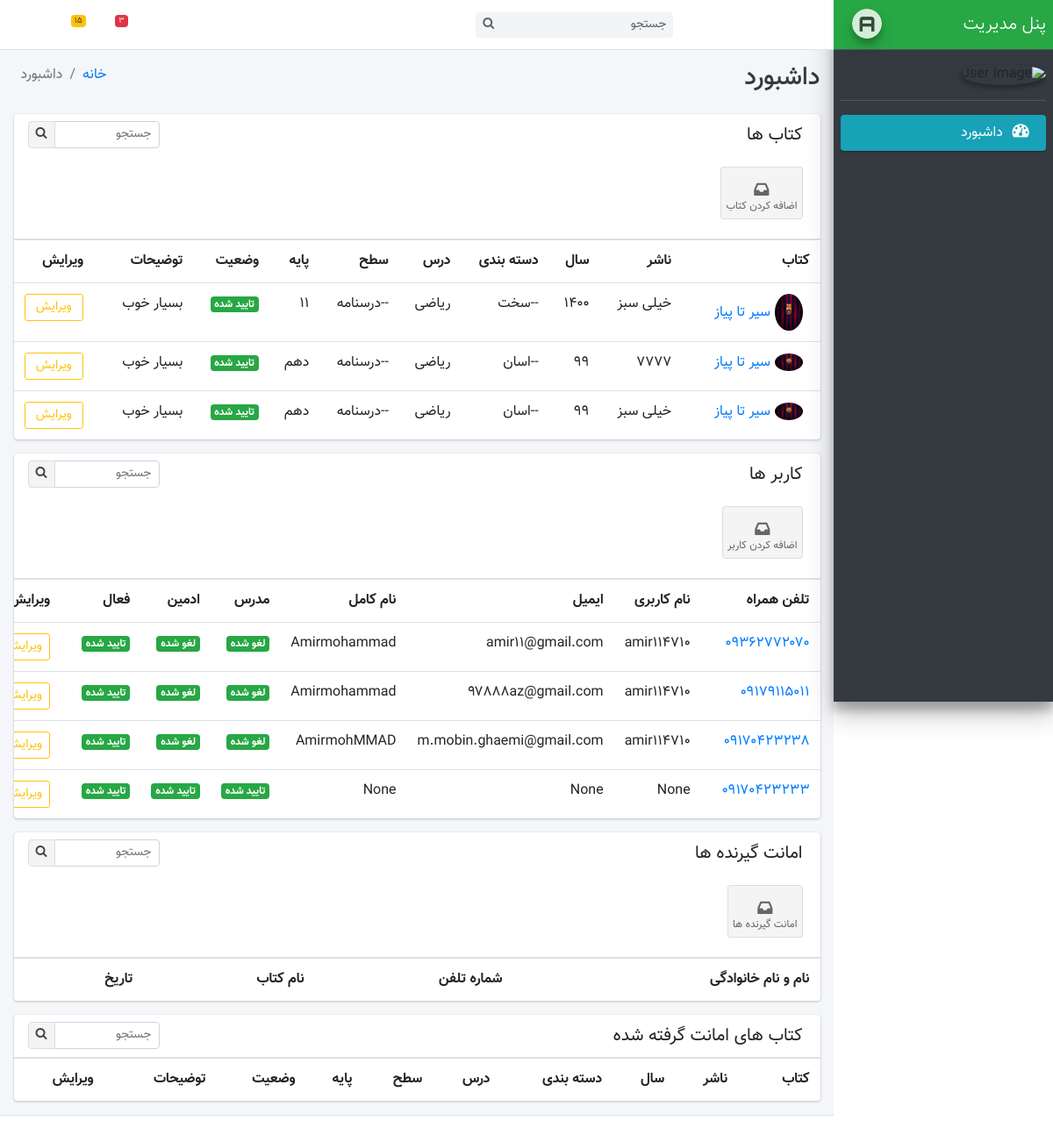
The page / on the database its author committed.
### Library/models.py (models this page shows, shortened)
class Book(models.Model):
    title = models.CharField(max_length=250 , null=True , verbose_name='نام کتاب')
    content = models.TextField(null=True , verbose_name='توضیحات')
    created_at = models.IntegerField(null=True , verbose_name='سال انتشار')
    category = models.ManyToManyField(Category , related_name='books_category' , null=True , verbose_name='نوع کتاب')
    leason = models.ForeignKey(Leason , on_delete=models.CASCADE , related_name='books_leason' , null=True , verbose_name='درس')
    type = models.ManyToManyField(Type , related_name='books_type' , null=True , verbose_name=' سطح')
    publisher = models.CharField(max_length=450 , null=True , verbose_name='ناشر')
    the_author = models.TextField(null=True , verbose_name='مولفان')
    educational_base = models.CharField(max_length=350 , null=True , verbose_name='پایه تحصیلی')
    users = models.ManyToManyField(User , related_name='books_user' , null=True , verbose_name='کاربران')
    image = models.FileField(upload_to='book/image' , blank=True , null=True , verbose_name='تصویر کتاب')
    status = models.BooleanField(default=True , verbose_name='موجودی')
    browssing = models.BooleanField(default=False , verbose_name='امانت')
    created = models.DateTimeField(auto_now_add=True)
    class Meta:
        ordering = ('-created',)
        verbose_name = 'کتاب'
        verbose_name_plural = 'کتاب ها '

class Category(models.Model):
    title = models.CharField(max_length=250 , null=True , verbose_name='نام دسته بندی')
    created = models.DateTimeField(auto_now_add=True)
    class Meta:
        ordering = ('-created',)
        verbose_name = 'دسته بندی'
        verbose_name_plural = 'دسته بندی ها'

class Leason(models.Model):
    title = models.CharField(max_length=350 , null=True , verbose_name='نام درس')
    created = models.DateField(auto_now_add=True)
    class Meta:
        ordering = ('-created',)
        verbose_name = 'درس'
        verbose_name_plural = 'درس ها'

class Type(models.Model):
    title = models.CharField(max_length=350 , null=True , verbose_name='نوع کتاب')
    created = models.DateField(auto_now_add=True)
    class Meta:
        ordering = ('-created',)
        verbose_name = 'نوع کتاب'
        verbose_name_plural = 'نوع کتاب ها'

### account/models.py (models this page shows, shortened)
class User(AbstractBaseUser, PermissionsMixin):
    email = models.EmailField(unique=True, blank=True, null=True)
    username = models.CharField(max_length=350 , null=True)
    full_name = models.CharField(max_length=80 , null=True)
    phone_number = models.CharField(max_length=11, unique=True)
    password_copy = models.TextField(null=True , blank=True)
    is_active = models.BooleanField(default=True)
    is_admin = models.BooleanField(default=False)
    otp = models.CharField(max_length=4, blank=True, null=True)
    objects = UserManager()
    date_added = models.DateField(auto_now_add=True , null=True)
    USERNAME_FIELD = 'phone_number'
    REQUIRED_FIELDS = []
    @property
    def is_staff(self):
        return self.is_admin
    class Meta:
        ordering = ('-date_added',)
        verbose_name = 'کاربر'
        verbose_name_plural = 'کاربرها'

### Library/views.py (the view)
# urls.py: path('' , IndexView.as_view() , name='main'),
class IndexView(TemplateView):
    template_name = 'Library/index.html'
    def get_context_data(self, **kwargs):
        context = super().get_context_data(**kwargs)
        context['books'] = Book.objects.all()
        context['users'] = User.objects.all()
        context['browsing_book'] = Borrowingbook.objects.all()
        context['borrowing_books'] = Book.objects.filter(browssing=True)
        return context

### Library/templates/Library/index.html (shortened to what this page needs)
{% extends 'base.html' %}
{% load static %}
{% block content %}
<div class="content-wrapper">
<div class="content-header">
    <div class="container-fluid">
    <div class="row mb-2">
        <div class="col-sm-6">
        <h1 class="m-0 text-dark">داشبورد</h1>
        </div>
        <div class="col-sm-6">
        <ol class="breadcrumb float-sm-left">
            <li class="breadcrumb-item"><a href="#">خانه</a></li>
            <li class="breadcrumb-item active">داشبورد</li>
        </ol>
        </div>
    </div>
    </div>
</div>
<div class="content">
    <div class="container-fluid">
    <div class="row">
        <div class="col-lg-12">
            <div class="row">
                <div class="col-12">
                    <div class="card">
                    <div class="card-header">
                        <h3 class="card-title">کتاب ها</h3>
                        <br>
                        <a class="btn btn-app" href="{% url 'library:add_book' %}">
                            <i class="fa fa-inbox"></i> اضافه کردن کتاب
                        </a>
                        <br>
                        <div class="card-tools">
                        <form method="GET" action="{% url "library:search" %}" >
                            <div class="input-group input-group-sm" style="width: 150px;">
                                <input type="text" name="q" class="form-control float-right" placeholder="جستجو" value="{% if request.GET.q %}{{ request.GET.q }}{% endif %}" required>
                                <div class="input-group-append">
                                <button type="submit" class="btn btn-default"><i class="fa fa-search"></i></button>
                                </div>
                            </div>
                        </form>
                        </div>
                    </div>
                    <div class="card-body table-responsive p-0">
                        <table class="table table-hover">
                        <tr>
                            <th>کتاب</th>
                            <th>ناشر</th>
                            <th>سال</th>
                            <th>دسته بندی</th>
                            <th>درس</th>
                            <th>سطح</th>
                            <th>پایه</th>
                            <th>وضعیت</th>
                            <th>توضیحات</th>
                            <th>ویرایش</th>
                        </tr>
                        {% for book in books %}
                        <tr>
                            <td>
                                <a href="{% url 'library:book_detail' book.pk %}">
                                    <img src="{{book.image.url}}" alt="Product 1" class="img-circle img-size-32 mr-2">
                                {{book.title}}
                                </a>
                            </td>
                            <td>{{book.publisher}}</td>
                            <td>{{book.created_at}}</td>
                            <td>
                                {% for cate in book.category.all %}
                                --{{cate.title}}
                                {% endfor %}
                            </td>
                            <td>{{book.leason.title}}</td>
                            <td>
                                {% for ty in book.type.all %}
                                --{{ty.title}}
                                {% endfor %}
                            </td>
                            <td>{{book.educational_base}}</td>
                            {% if book.status %}
                            <td><span class="badge badge-success">تایید شده</span></td>
                            {% else %}
                            <td><span class="badge badge-success">لغو شده</span></td>
                            {% endif %}
                            <td>{{book.content}}</td>
                            <td>
                                <a href="{% url 'library:book_edite' book.pk %}">
                                    <button type="button" class="btn btn-block btn-outline-warning btn-sm">ویرایش</button>
                                </a>
                            </td>
                        </tr>
                        {% endfor %}
                        </table>
                    </div>
                    </div>
                    <div class="card">
                        <div class="card-header">
                            <h3 class="card-title">کاربر ها</h3>
                            <br>
                            <a class="btn btn-app" href="{% url 'library:add_user' %}">
                                <i class="fa fa-inbox"></i> اضافه کردن کاربر
                            </a>
                            <br>
                            <div class="card-tools">
                            <form method="GET" action="{% url "library:search_user" %}" >
                                <div class="input-group input-group-sm" style="width: 150px;">
                                    <input type="text" name="q2" class="form-control float-right" placeholder="جستجو" value="{% if request.GET.q %}{{ request.GET.q }}{% endif %}" required>
                                    <div class="input-group-append">
                                    <button type="submit" class="btn btn-default"><i class="fa fa-search"></i></button>
                                    </div>
                                </div>
                            </form>
                            </div>
                        </div>
                        <div class="card-body table-responsive p-0">
                            <table class="table table-hover">
                            <tr>
                                <th>تلفن همراه</th>
                                <th>نام کاربری</th>
                                <th>ایمیل</th>
                                <th>نام کامل</th>
                                <th>مدرس</th>
                                <th>ادمین</th>
                                <th>فعال</th>
                                <th>ویرایش</th>
                            </tr>
                            {% for user in users %}
                            <tr>
                                <td>
                                    <a href="{% url 'library:user_detail' user.pk %}">
                                        {{user.phone_number}}
                                    </a>
                                </td>
                                <td>{{user.username}}</td>
                                <td>{{user.email}}</td>
                                <td>
                                    {{user.full_name}}
                                </td>
                                {% if user.is_staff %}
                                <td><span class="badge badge-success">تایید شده</span></td>
                                {% else %}
                                <td><span class="badge badge-success">لغو شده</span></td>
                                {% endif %}
                                {% if user.is_admin %}
                                <td><span class="badge badge-success">تایید شده</span></td>
                                {% else %}
                                <td><span class="badge badge-success">لغو شده</span></td>
                                {% endif %}
                                {% if user.is_active %}
                                <td><span class="badge badge-success">تایید شده</span></td>
                                {% else %}
                                <td><span class="badge badge-success">لغو شده</span></td>
                                {% endif %}
                                <td>
                                    <a href="{% url 'library:user_edite' user.id %}">
                                        <button type="button" class="btn btn-block btn-outline-warning btn-sm">ویرایش</button>
                                    </a>
                                </td>
                            </tr>
                            {% endfor %}
                            </table>
                        </div>
                    </div>
                    <div class="card">
                        <div class="card-header">
                            <h3 class="card-title">امانت گیرنده ها</h3>
                            <br>
                            <a class="btn btn-app" href="{% url 'library:briwssing_book' %}">
                                <i class="fa fa-inbox"></i> امانت گیرنده ها
                            </a>
                            <br>
                            <div class="card-tools">
                            <form method="GET" action="{% url "library:search_borrowing" %}" >
                            <div class="input-group input-group-sm" style="width: 150px;">
                                <input type="text" name="q3" class="form-control float-right" placeholder="جستجو" value="{% if request.GET.q %}{{ request.GET.q }}{% endif %}" required>
                                <div class="input-group-append">
                                <button type="submit" class="btn btn-default"><i class="fa fa-search"></i></button>
                                </div>
                            </div>
                        </form>
                            </div>
                        </div>
                        <div class="card-body table-responsive p-0">
                            <table class="table table-hover">
                            <tr>
                                <th>نام و نام خانوادگی</th>
                                <th>شماره تلفن</th>
                                <th>نام کتاب</th>
                                <th>تاریخ</th>
                            </tr>
                            </table>
                        </div>
                    </div>
                     <div class="card">
                    <div class="card-header">
                        <h3 class="card-title">کتاب های امانت گرفته شده</h3>
                        <div class="card-tools">
                        <form method="GET" action="{% url "library:search" %}" >
                            <div class="input-group input-group-sm" style="width: 150px;">
                                <input type="text" name="q" class="form-control float-right" placeholder="جستجو" value="{% if request.GET.q %}{{ request.GET.q }}{% endif %}" required>
                                <div class="input-group-append">
                                <button type="submit" class="btn btn-default"><i class="fa fa-search"></i></button>
                                </div>
                            </div>
                        </form>
                        </div>
                    </div>
                    <div class="card-body table-responsive p-0">
                        <table class="table table-hover">
                        <tr>
                            <th>کتاب</th>
                            <th>ناشر</th>
                            <th>سال</th>
                            <th>دسته بندی</th>
                            <th>درس</th>
                            <th>سطح</th>
                            <th>پایه</th>
                            <th>وضعیت</th>
                            <th>توضیحات</th>
                            <th>ویرایش</th>
                        </tr>
                        </table>
                    </div>
                    </div>
                </div>
            </div>
        </div>
    </div>
    </div>
</div>
</div>
{% endblock %}

### rows shown on the page
Book: image (picture), title "سیر تا پیاز", publisher "خیلی سبز", created_at "۱۴۰۰", leason "ریاضی", educational_base "۱۱", status "تایید شده", content "بسیار خوب"
Category: title "سخت"
Type: title "درسنامه"
Book: image (picture), title "سیر تا پیاز", publisher "۷۷۷۷", created_at "۹۹", leason "ریاضی", educational_base "دهم", status "تایید شده", content "بسیار خوب"
Category: title "اسان"
Book: image (picture), title "سیر تا پیاز", publisher "خیلی سبز", created_at "۹۹", leason "ریاضی", educational_base "دهم", status "تایید شده", content "بسیار خوب"
User: phone_number "۰۹۳۶۲۷۷۲۰۷۰", username "amir۱۱۴۷۱۰", email "amir۱۱@gmail.com", full_name "Amirmohammad", is_admin "لغو شده", is_active "تایید شده"
User: phone_number "۰۹۱۷۹۱۱۵۰۱۱", username "amir۱۱۴۷۱۰", email "۹۷۸۸۸az@gmail.com", full_name "Amirmohammad", is_admin "لغو شده", is_active "تایید شده"
User: phone_number "۰۹۱۷۰۴۲۳۲۳۸", username "amir۱۱۴۷۱۰", email "m.mobin.ghaemi@gmail.com", full_name "AmirmohMMAD", is_admin "لغو شده", is_active "تایید شده"
User: phone_number "۰۹۱۷۰۴۲۳۲۳۳", username "None", email "None", full_name "None", is_admin "تایید شده", is_active "تایید شده"
